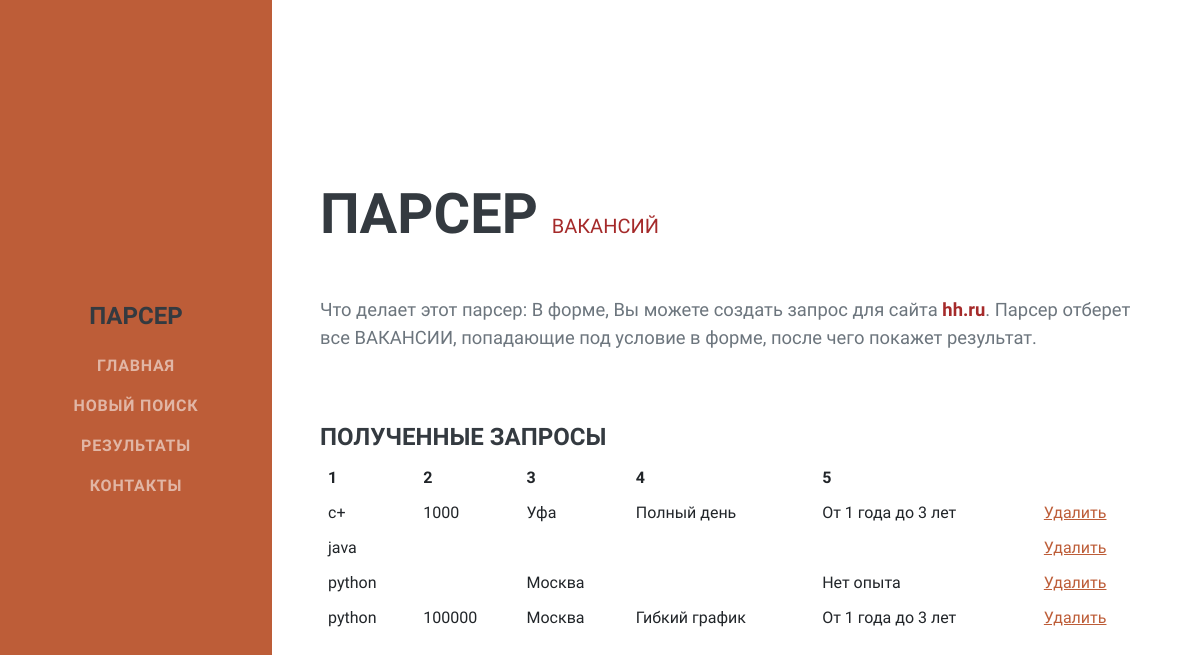
The page / on the database its author committed.
### parser_hh/models.py (models this page shows, shortened)
class Param(models.Model):
    key_words = models.CharField(max_length=64)
    salary = models.CharField(max_length=8, blank=True, null=True)
    city = models.CharField(max_length=8, blank=True, null=True)
    schedule = models.ForeignKey(Schedule, on_delete=models.CASCADE, blank=True,
                                 null=True)
    experience = models.ForeignKey(Experience, on_delete=models.CASCADE,
                                   blank=True, null=True)

class Schedule(models.Model):
    name = models.CharField(max_length=16, unique=True)
    def __str__(self):
        return self.name

class Experience(models.Model):
    name = models.CharField(max_length=64, unique=True)
    def __str__(self):
        return self.name

### parser_hh/views.py (the view)
# urls.py: path('', views.ParamsListView.as_view(), name='index'),
class ParamsListView(ListView):
    model = Param
    template_name = 'parser_hh/index.html'

### parser_hh/templates/parser_hh/index.html
{% extends "base.html" %}
{% block content %}
        <div class="container-fluid p-0">
            <section class="resume-section" id="about">
                <div class="resume-section-content">
                    <h2 class="mb-0">
                        Парсер
                        <span class="lead mb-5 colortext"><b>вакансий</b></span>
                    </h2>
                    <br><br>
                    <p class="lead mb-5">Что делает этот парсер: В форме,
                        Вы можете создать запрос для сайта <b><span class="colortext">hh.ru</span></b>.
                        Парсер отберет все ВАКАНСИИ, попадающие под условие
                        в форме, после чего покажет результат.</p>
                    <div class="flex-grow-1">
                    <br>
                    <h4>Полученные запросы</h4>
                        <table class="table table-borderless">
                            <thead class="thead-light">
                                <tr>
                                    <th scope="col">1</th>
                                    <th scope="col">2</th>
                                    <th scope="col">3</th>
                                    <th scope="col">4</th>
                                    <th scope="col">5</th>
                                    <th scope="col"></th>
                                </tr>
                            </thead>
                            <tbody>
                                {% if object_list%}
                                    {% for items in object_list %}
                                        <tr>
                                            {% if items.key_words%}
                                                <td>{{items.key_words}}</td>
                                            {% else %}
                                                <td></td>
                                            {% endif %}
                                            {% if items.salary%}
                                                <td>{{items.salary}}</td>
                                            {% else %}
                                                <td></td>
                                            {% endif %}
                                            {% if items.city%}
                                                <td>{{items.city}}</td>
                                            {% else %}
                                                <td></td>
                                            {% endif %}
                                            {% if items.schedule%}
                                                <td>{{items.schedule}}</td>
                                            {% else %}
                                                <td></td>
                                            {% endif %}
                                            {% if items.experience%}
                                                <td>{{items.experience}}</td>
                                            {% else %}
                                                <td></td>
                                            {% endif %}
                                            <td>
                                                <a  href="{% url 'parser:delete-params' pk=items.pk %}">
                                                    Удалить
                                                </a>
                                            </td>
                                        </tr>
                                    {% endfor %}
                                {% else %}
                                    Нет данных
                                {% endif %}
                            </tbody>
                        </table>
                    </div>
                </div>
            </section>
        </div>
{% endblock %}

### templates/base.html (shortened to what this page needs)
{% load static %}
<html lang="en">
    <head>
        <link href="{% static 'css/styles.css' %}" rel="stylesheet" />
    </head>
    <body id="page-top">
        <nav class="navbar navbar-expand-lg navbar-dark bg-primary fixed-top" id="sideNav">
            <a class="navbar-brand js-scroll-trigger" href="#page-top">
                <h4>
                    Парсер
                </h4>
            </a>
            <div class="collapse navbar-collapse" id="navbarResponsive">
                <ul class="navbar-nav">
                    <li class="nav-item"><a class="nav-link js-scroll-trigger" href="{% url 'parser:index' %}">Главная</a></li>
                    <li class="nav-item"><a class="nav-link js-scroll-trigger" href="{% url 'parser:create-options' %}">Новый поиск</a></li>
                    <li class="nav-item"><a class="nav-link js-scroll-trigger" href="{% url 'parser:results' %}">Результаты</a></li>
                    <li class="nav-item"><a class="nav-link js-scroll-trigger" href="{% url 'parser:contacts' %}">Контакты</a></li>
                </ul>
            </div>
        </nav>
        {%block content %}{% endblock %}
</body>
</html>

### templates/base.html (style rules this page uses)
.colortext { color: brown; }

### rows shown on the page
Param: key_words "c+", salary "1000", city "Уфа", schedule "Полный день", experience "От 1 года до 3 лет"
Param: key_words "java"
Param: key_words "python", city "Москва", experience "Нет опыта"
Param: key_words "python", salary "100000", city "Москва", schedule "Гибкий график", experience "От 1 года до 3 лет"
